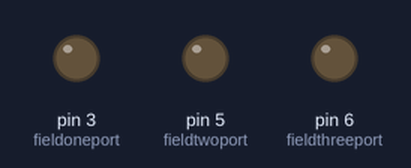
Recording of a sketch running on a simulated Arduino Uno, built with avr-gcc and run on an emulated ATmega328P. On the bench: output pins drawn as LEDs (lit = HIGH).

Above: at 0.05 s.
At 3.2 s:
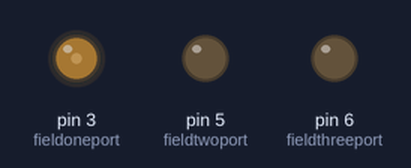
At 6.4 s:
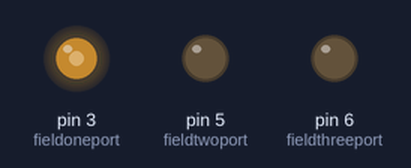
At 12.8 s:
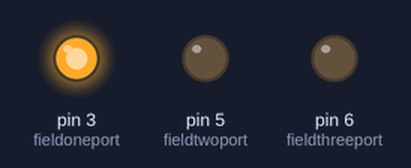
Timing chart, 0 to 16.6 s (numbered marks = the images above):
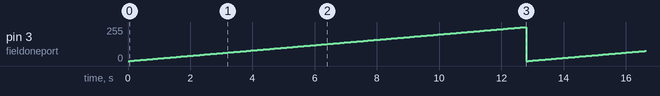

Measured:
- by itself, pin 3 (fieldoneport): ramps from 0/255 to 255/255 and jumps back, once every 12.8 s

The sketch:

light.ino
```cpp
const int fieldoneport = 3;
const int fieldtwoport = 5;
const int fieldthreeport = 6;

int fieldonelight = 0;
int fieldtwolight = 0;
int fieldthreelight = 0;


void setup() {


  pinMode(fieldoneport, OUTPUT);
  pinMode(fieldtwoport, OUTPUT);
  pinMode(fieldthreeport, OUTPUT);

  Serial.begin(9600);

}


void loop() {
/*
int number;

  while (Serial.available() > 0) {
    number = Serial.parseInt();
  }

  manageLights(number);

  */

  lightup(fieldoneport, fieldonelight);


}


void manageLights(int number) {

  if(number != 0) {

    Serial.println(number);

    if(number == one()) { // Yearh i know but this was easier than trouvleshooting the error causing the strange numbers... We only hjave three values anyways

      digitalWrite(fieldoneport, HIGH);
      digitalWrite(fieldtwoport, LOW);
      digitalWrite(fieldthreeport, LOW);

      Serial.println("ONE ONE");

    } else if (number == two()) {

        digitalWrite(fieldoneport, LOW);
        digitalWrite(fieldtwoport, HIGH);
        digitalWrite(fieldthreeport, LOW);


            Serial.println("TWO TWO");

    } else {

      digitalWrite(fieldoneport, LOW);
      digitalWrite(fieldtwoport, LOW);
      digitalWrite(fieldthreeport, HIGH);

      //Serial.println("THREE THREE");


    }


}


}

int  one() {
  return 1;
}

int two() {
  return 2;
}

int  three() {
  return 3;
}


void lightup(int port, int lightvalue) {
  for(int i = 0; i <= 255; i ++) {
    analogWrite(port, i);
    delay(50);
  }

}

void stopLight() {
  for(int i = 255; i > 0; i--) {

    analogWrite(fieldoneport, fieldonelight);
    analogWrite(fieldtwoport, fieldtwolight);
    analogWrite(fieldthreeport, fieldthreelight);

    if(fieldonelight > 0) fieldonelight --;
    if(fieldonelight > 0) fieldonelight --;
    if(fieldonelight > 0) fieldonelight --;

    delay(100);

  }

}
```
